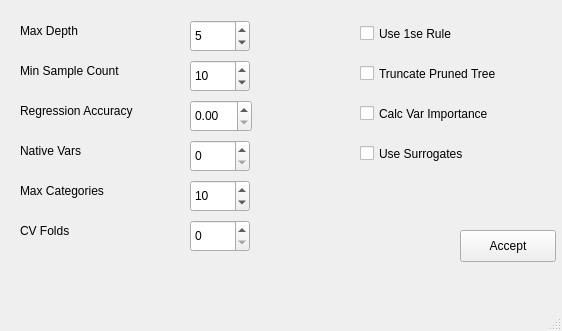
<?xml version="1.0" encoding="UTF-8"?>
<ui version="4.0">
 <class>Conf_RTrees</class>
 <widget class="QMainWindow" name="Conf_RTrees">
  <property name="geometry">
   <rect>
    <x>0</x>
    <y>0</y>
    <width>562</width>
    <height>331</height>
   </rect>
  </property>
  <property name="minimumSize">
   <size>
    <width>562</width>
    <height>331</height>
   </size>
  </property>
  <property name="windowTitle">
   <string>Configuración RTrees</string>
  </property>
  <widget class="QWidget" name="centralwidget">
   <widget class="QLabel" name="label">
    <property name="geometry">
     <rect>
      <x>20</x>
      <y>20</y>
      <width>101</width>
      <height>22</height>
     </rect>
    </property>
    <property name="text">
     <string>Max Depth</string>
    </property>
   </widget>
   <widget class="QLabel" name="label_2">
    <property name="geometry">
     <rect>
      <x>20</x>
      <y>60</y>
      <width>131</width>
      <height>22</height>
     </rect>
    </property>
    <property name="text">
     <string>Min Sample Count</string>
    </property>
   </widget>
   <widget class="QLabel" name="label_3">
    <property name="geometry">
     <rect>
      <x>20</x>
      <y>100</y>
      <width>161</width>
      <height>22</height>
     </rect>
    </property>
    <property name="text">
     <string>Regression Accuracy</string>
    </property>
   </widget>
   <widget class="QLabel" name="label_4">
    <property name="geometry">
     <rect>
      <x>20</x>
      <y>140</y>
      <width>101</width>
      <height>22</height>
     </rect>
    </property>
    <property name="text">
     <string>Native Vars</string>
    </property>
   </widget>
   <widget class="QLabel" name="label_5">
    <property name="geometry">
     <rect>
      <x>20</x>
      <y>180</y>
      <width>131</width>
      <height>22</height>
     </rect>
    </property>
    <property name="text">
     <string>Max Categories</string>
    </property>
   </widget>
   <widget class="QLabel" name="label_6">
    <property name="geometry">
     <rect>
      <x>20</x>
      <y>220</y>
      <width>70</width>
      <height>22</height>
     </rect>
    </property>
    <property name="text">
     <string>CV Folds</string>
    </property>
   </widget>
   <widget class="QCheckBox" name="use_surrogates">
    <property name="geometry">
     <rect>
      <x>360</x>
      <y>140</y>
      <width>151</width>
      <height>27</height>
     </rect>
    </property>
    <property name="text">
     <string>Use Surrogates</string>
    </property>
   </widget>
   <widget class="QCheckBox" name="use_1se_rule">
    <property name="geometry">
     <rect>
      <x>360</x>
      <y>20</y>
      <width>141</width>
      <height>27</height>
     </rect>
    </property>
    <property name="text">
     <string>Use 1se Rule</string>
    </property>
   </widget>
   <widget class="QCheckBox" name="truncate_pruned_tree">
    <property name="geometry">
     <rect>
      <x>360</x>
      <y>60</y>
      <width>201</width>
      <height>27</height>
     </rect>
    </property>
    <property name="text">
     <string>Truncate Pruned Tree</string>
    </property>
   </widget>
   <widget class="QCheckBox" name="calc_var_importance">
    <property name="geometry">
     <rect>
      <x>360</x>
      <y>100</y>
      <width>191</width>
      <height>27</height>
     </rect>
    </property>
    <property name="text">
     <string>Calc Var Importance</string>
    </property>
   </widget>
   <widget class="QSpinBox" name="max_depth">
    <property name="geometry">
     <rect>
      <x>190</x>
      <y>20</y>
      <width>60</width>
      <height>32</height>
     </rect>
    </property>
    <property name="minimum">
     <number>1</number>
    </property>
    <property name="maximum">
     <number>999999</number>
    </property>
    <property name="value">
     <number>5</number>
    </property>
   </widget>
   <widget class="QSpinBox" name="min_sample_count">
    <property name="geometry">
     <rect>
      <x>190</x>
      <y>60</y>
      <width>60</width>
      <height>32</height>
     </rect>
    </property>
    <property name="minimum">
     <number>1</number>
    </property>
    <property name="maximum">
     <number>999999</number>
    </property>
    <property name="value">
     <number>10</number>
    </property>
   </widget>
   <widget class="QDoubleSpinBox" name="regression_accuracy">
    <property name="geometry">
     <rect>
      <x>190</x>
      <y>100</y>
      <width>62</width>
      <height>32</height>
     </rect>
    </property>
    <property name="maximum">
     <double>999999.000000000000000</double>
    </property>
   </widget>
   <widget class="QSpinBox" name="max_categories">
    <property name="geometry">
     <rect>
      <x>190</x>
      <y>180</y>
      <width>60</width>
      <height>32</height>
     </rect>
    </property>
    <property name="minimum">
     <number>1</number>
    </property>
    <property name="maximum">
     <number>999999</number>
    </property>
    <property name="value">
     <number>10</number>
    </property>
   </widget>
   <widget class="QSpinBox" name="cv_folds">
    <property name="geometry">
     <rect>
      <x>190</x>
      <y>220</y>
      <width>60</width>
      <height>32</height>
     </rect>
    </property>
    <property name="maximum">
     <number>999999</number>
    </property>
   </widget>
   <widget class="QSpinBox" name="native_vars">
    <property name="geometry">
     <rect>
      <x>190</x>
      <y>140</y>
      <width>60</width>
      <height>32</height>
     </rect>
    </property>
    <property name="maximum">
     <number>999999</number>
    </property>
   </widget>
   <widget class="QPushButton" name="Aceptar">
    <property name="geometry">
     <rect>
      <x>460</x>
      <y>230</y>
      <width>96</width>
      <height>32</height>
     </rect>
    </property>
    <property name="text">
     <string>Accept</string>
    </property>
   </widget>
  </widget>
  <widget class="QMenuBar" name="menubar">
   <property name="geometry">
    <rect>
     <x>0</x>
     <y>0</y>
     <width>562</width>
     <height>25</height>
    </rect>
   </property>
  </widget>
  <widget class="QStatusBar" name="statusbar"/>
 </widget>
 <resources/>
 <connections/>
</ui>
